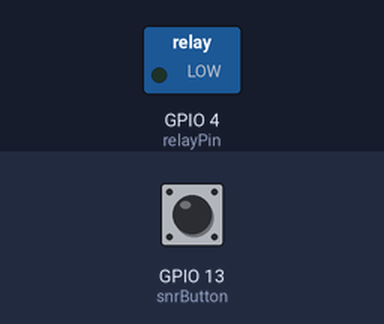
A sketch run on a simulated ESP8266 (Wemos D1 mini). Shown: switched loads named in the sketch (green lamp = pin HIGH). Inputs (shaded band) come from the test bench; at power-on: GPIO 13 (snrButton) HIGH. WiFi joins after 1.5 s; servers stay silent unless stated.

Above: at 2.7 s.
2.8 s: GPIO 13 (snrButton) pulled LOW for 0.15 s
At 3.9 s:
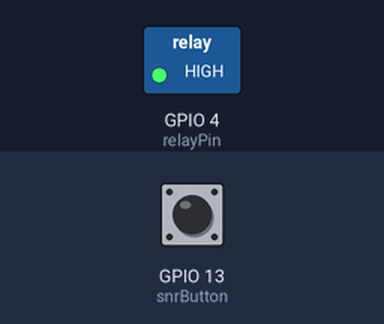
4.4 s: GPIO 13 (snrButton) pulled LOW for 1 s
At 5.1 s:
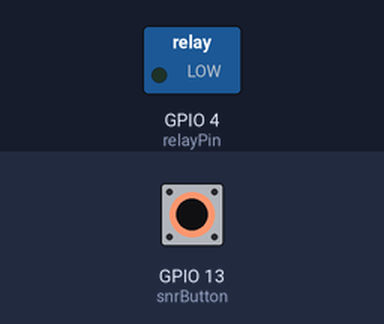
6.9 s: GPIO 13 (snrButton) pulled LOW for 3.2 s
At 8.2 s:
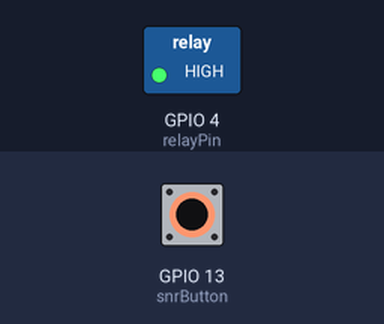
Timing chart, 0 to 9.9 s (numbered marks = the images above; inputs shaded):
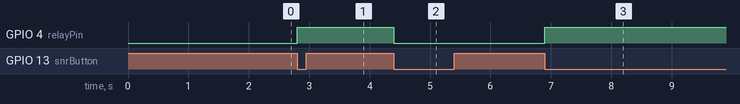

Measured:
- after the input at 2.8 s, GPIO 4 (relayPin): LOW → HIGH at once
- after the input at 4.4 s, GPIO 4 (relayPin): HIGH → LOW at once
- after the input at 6.9 s, GPIO 4 (relayPin): LOW → HIGH at once

The sketch:

TEMPLATE_SSR_CONTROLLER.ino
```cpp
/*
 ----------------------
| Wemos IO | pin (IDE) |
 ----------------------
| D0 (R/W) |   GPIO16  |
|    D1    |   GPIO5   |
|    D2    |   GPIO4   | solid state relay
|    D3    |   GPIO0   |
|    D4    |   GPIO2   |
|    D5    |   GPIO14  |
|    D6    |   GPIO12  |
|    D7    |   GPIO13  | sensor button
|    D8    |   GPIO15  |
|    D9    |   GPIO3   |
|    D10   |   GPIO1   |
|    D11   |   GPIO9   |
|    D12   |   GPIO10  |
 ----------------------

 VIRTUAL PINS:
 v0 - app button

*/

#define BLYNK_TEMPLATE_ID "TMPL5SBwFTD9"
#define BLYNK_TEMPLATE_NAME "SSR CONTROLLER"

#include <ESP8266WiFi.h>
#include <BlynkSimpleEsp8266.h>
#include "creds.h"

int relayPin = 4; // pin connected to solid state relay
int appButton = LOW;  // app button
int snrButton = 13; // pin connected to sensor button
int snrState = LOW;  // flag
int value = 0;

BlynkTimer buttonTimer;
BlynkTimer connTimer;

// synchronize variables between app and hardware
BLYNK_CONNECTED() {
  Blynk.syncVirtual(V0);
}

BLYNK_WRITE(V0){
  appButton = param.asInt();
  digitalWrite(relayPin, appButton);
}

void setup(){
  Blynk.config(BLYNK_AUTH_TOKEN);
  Blynk.connectWiFi(WIFI_SSID, WIFI_PASS);

  buttonTimer.setInterval(100L, handleButton);
  connTimer.setInterval(10000L, checkConnection);

  pinMode(relayPin, OUTPUT);
  pinMode(snrButton, INPUT);
}

void handleButton(){
  bool snrButtonVal = (digitalRead(snrButton) != 0);

  if (!snrButtonVal) {
    if (snrState) {
      appButton = !appButton;
      digitalWrite(relayPin, appButton); // switching relay
      Blynk.virtualWrite(V0, appButton);  // sending state to app
    }

    snrState = LOW;

    return;
  }

  snrState = HIGH;
}

void checkConnection() {
  bool conn = Blynk.connected();
  int timeout = 3000;

  if (!conn) {
    Blynk.connect(timeout);
  }
}

void loop(){
  connTimer.run();
  buttonTimer.run();

  Blynk.run();
}
```

creds_demo.h
```cpp
#define BLYNK_AUTH_TOKEN "device_token"
#define BLYNK_DEVICE_NAME "device_name"
#define WIFI_SSID "ssid"
#define WIFI_PASS "pass"
```
